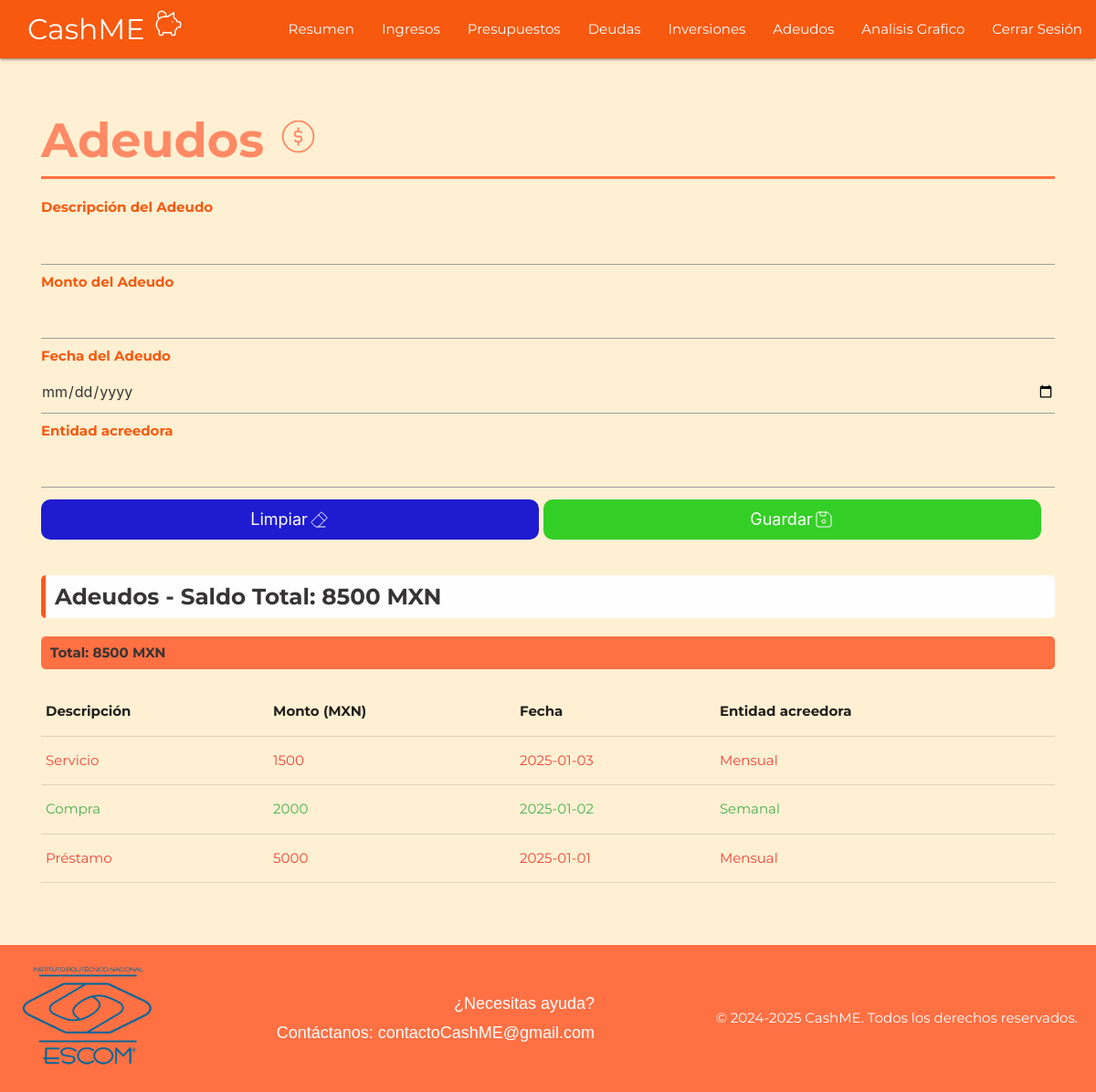
/adeudos.php (signed in), run on the app's committed database.
### tables this page shows
CREATE TABLE IF NOT EXISTS `Adeudo` (
  `idAdeudo` INT NOT NULL AUTO_INCREMENT,
  `AdeudoDesc` VARCHAR(45) NULL,
  `AdeudoMonto` FLOAT NULL,
  `AdeudoFecha` DATE NULL,
  `AdeudoCobro` VARCHAR(45) NULL,
  `AdeudoEstado` VARCHAR(45) NULL,
  `usuario_idUsuario` INT NOT NULL,
  PRIMARY KEY (`idAdeudo`),
  INDEX `fk_Adeudo_usuario1_idx` (`usuario_idUsuario` ASC) VISIBLE,
  CONSTRAINT `fk_Adeudo_usuario1`
    FOREIGN KEY (`usuario_idUsuario`)
    REFERENCES `usuario` (`idUsuario`)
    ON DELETE NO ACTION
    ON UPDATE NO ACTION);

### adeudos.php (the view, shortened to what this page needs)
<?php
    if (isset($_SESSION['user_id'])) {
        $usuario_id = $_SESSION['user_id'];
    } else {
        header("Location: loginUsuario.php");
        exit();
    }
    $conexion = mysqli_connect("localhost", "root", "123456", "dbcashme");
    $query_saldo = "SELECT SUM(AdeudoMonto) as adeudoSaldo FROM Adeudo WHERE usuario_idUsuario = $usuario_id";
    $result_saldo = mysqli_query($conexion, $query_saldo);
    $row_saldo = mysqli_fetch_assoc($result_saldo);
    $adeudoSaldo = $row_saldo['adeudoSaldo'];
?>
<!DOCTYPE html>
<html lang="en">
<head>
    <link rel="stylesheet" href="https://cdnjs.cloudflare.com/ajax/libs/materialize/1.0.0/css/materialize.min.css">
    <link href="css/styles_02.css" rel="stylesheet">
</head>
<body>
    <nav>
        <div class="nav-wrapper">
            <a href="index.html" class="brand-logo">CashME </a>
              <ul id="nav-mobile" class="right hide-on-med-and-down">
            <li><a class="sombras" href="resumen.php">Resumen</a></li>
            <li><a class="sombras" href="ingresos.php">Ingresos</a></li>
            <li><a class="sombras" href="presupuestos.php">Presupuestos</a></li>
            <li><a class="sombras" href="deudas.php">Deudas</a></li>
            <li><a class="sombras" href="inversiones.php">Inversiones</a></li>
            <li><a class="sombras" href="adeudos.php">Adeudos</a></li>
            <li><a class="sombras" href="analisis.php">Analisis Grafico</a></li>
            <li><a id="cierre" href="logout.php">   Cerrar Sesión</a></li>
            </ul>
        </div>
    </nav>
    <section id="tabla-resumen">
        <div>
            <div class="texto">
            <h5 class="center-align">Adeudos </h5>
            <div>
                <form method="POST" action="">
                <label for="AdeudoDesc">Descripción del Adeudo</label>
                <input type="text" class="ingresar" id="AdeudoDesc" name="AdeudoDesc" required>
                <label for="AdeudoMonto">Monto del Adeudo</label>
                <input type="number" class="ingresar" id="AdeudoMonto" name="AdeudoMonto" required>
                <label for="AdeudoFecha">Fecha del Adeudo</label>
                <input type="date" class="ingresar" id="AdeudoFecha" name="AdeudoFecha" required>
                <label for="AdeudoCobro">Entidad acreedora</label>
                <input type="text" class="ingresar" id="AdeudoCobro" name="AdeudoCobro" required>
                <div>
                    <button type="button" class="clear" onclick="limpiarFormulario()">Limpiar </button>
                    <button type="submit" class="save">Guardar </button>
                </div>
                </form>
            </div>
            </div>
        <br>
        <br>
        <br>
        <div>
            <h5 class="left-align headings">Adeudos - Saldo Total: <?php echo $adeudoSaldo; ?> MXN</h5>
        </div>
        <table class="highlight responsive-table">
            <?php
            $consulta = "SELECT * FROM adeudo WHERE usuario_idUsuario = '$usuario_id' ORDER BY AdeudoFecha DESC";
            $resultado = mysqli_query($conexion, $consulta);
            $adeudos = [];
            while ($mostrar = mysqli_fetch_array($resultado)) {
            $adeudos[] = $mostrar;
            }
            $adeudosPorQuincena = [];
            foreach ($adeudos as $adeudo) {
            $fecha = new DateTime($adeudo['AdeudoFecha']);
            $mes = $fecha->format('Y-m');
            $quincena = $fecha->format('d') <= 15 ? 'Primera Quincena' : 'Segunda Quincena';
            if (!isset($adeudosPorQuincena[$mes])) {
            $adeudosPorQuincena[$mes] = [
            'Segunda Quincena' => [],
            'Primera Quincena' => []
            ];
            }
            $adeudosPorQuincena[$mes][$quincena][] = $adeudo;
            }
            foreach ($adeudosPorQuincena as $mes => $quincenas) {
            foreach ($quincenas as $quincenaNombre => $quincena) {
            if (!empty($quincena)) {
            $suma = array_reduce($quincena, function ($carry, $item) {
                return $carry + $item['AdeudoMonto'];
            }, 0);
            echo "<h5 class='left-align headings1'>Total: $suma MXN</h5>";
            echo "<table class='highlight responsive-table'>";
            echo "<tr>
                <td><b>Descripción</b></td>
                <td><b>Monto (MXN)</b></td>
                <td><b>Fecha</b></td>
                <td><b>Entidad acreedora</b></td>
                </tr>";
            foreach ($quincena as $adeudo) {
                $estado_color = $adeudo['AdeudoEstado'] == 'Pagado' ? 'green-text' : 'red-text';
                echo "<tr class='{$estado_color}'>
                <td>{$adeudo['AdeudoDesc']}</td>
                <td>{$adeudo['AdeudoMonto']}</td>
                <td>{$adeudo['AdeudoFecha']}</td>
                <td>{$adeudo['AdeudoCobro']}</td>
                </tr>";
            }
            echo "</table><br>";
            }
            }
            }
            ?>
        </table>
        </div>
    </section>
    <footer class="footer">
        <div class="footer-container">
            <div class="footer-logo">
                <img src="img/logoEscom.png" alt="Logo de la empresa" class="footer-image">
            </div>
            <div class="footer-contact">
                <p>¿Necesitas ayuda?</p>
                <p>Contáctanos: contactoCashME@gmail.com</p>
            </div>
            <p>&copy; 2024-2025 CashME. Todos los derechos reservados.</p>
        </div>
    </footer>
</body>
</html>

### css/styles_02.css (style rules this page uses)
:root { --azul: rgb(30, 27, 209); --negro: #000000; --gris: #363434; --blanco: #fefefe; --nar1: #fff0d3; --nar2: #ffccbc; --nar3: #ffab91; --nar4: #ff8a65; --nar5: #ff7043; --nar6: #ff5722; --nar7: #f7590f; --rojo: rgb(224, 0, 0); --verde: #34cf26; }
body { font-family: "Montserrat", serif; font-optical-sizing: auto; font-weight: 400; font-style: normal; background-color: var(--nar1); padding: 0rem; }
.nav-wrapper { background-color: var(--nar7); }
.brand-logo { margin: 0px 30px; }
#tabla-resumen { padding: 3rem; }
.texto { font-size: 1rem; }
.headings { margin: 20px 0; padding: 10px; border-left: 5px solid var(--nar6); background-color: var(--blanco); color: var(--gris); font-weight: bold; border-radius: 5px; }
.headings1 { margin: 20px 0; padding: 10px; background-color: var(--nar5); font-size: 1rem; color: var(--gris); font-weight: bold; border-radius: 5px; }
h5.center-align { text-align: left; font-size: 3.5rem; font-weight: bold; color: var(--nar4); border-bottom: 3px solid var(--nar5); padding-bottom: 10px; margin-bottom: 20px; }
label { display: block; margin-bottom: 5px; font-weight: bold; color: var(--nar7); font-size: 1rem; }
.ingresar { width: 100%; padding: 10px; margin-bottom: 15px; border: 2px solid var(--nar6); color: var(--gris); box-sizing: border-box; }
button { width: calc(50% - 10px); padding: 10px; margin: 5px 5px 5px 0; border: none; border-radius: 10px; cursor: pointer; font-size: 1em; display: inline-block; text-align: center; float: left; }
button.save, button.clear { display: flex; align-items: center; justify-content: center; padding: 10px; font-size: 1.2rem; border-radius: 10px; cursor: pointer; border: none; text-align: center; }
button.save { background-color: var(--verde); color: var(--blanco); }
button.clear { background-color: var(--azul); color: var(--blanco); }
.footer { background-color: var(--nar5); padding: 20px; width: 100%; box-sizing: border-box; }
.footer-container { max-width: 1200px; margin: 0 auto; display: flex; justify-content: space-between; align-items: center; flex-wrap: wrap; gap: 20px; }
.footer-image { width: 150px; height: auto; }
.footer-contact { color: var(--blanco); text-align: right; font-family: Arial, sans-serif; }
.footer-contact p { margin: 5px 0; font-size: 18px; }
footer p { color: var(--blanco); }

### data on the page
adeudo: suma "8500", AdeudoDesc "Servicio", AdeudoMonto "1500", AdeudoFecha "2025-01-03", AdeudoCobro "Mensual"
adeudo: AdeudoDesc "Compra", AdeudoMonto "2000", AdeudoFecha "2025-01-02", AdeudoCobro "Semanal"
adeudo: AdeudoDesc "Préstamo", AdeudoMonto "5000", AdeudoFecha "2025-01-01", AdeudoCobro "Mensual"

### other printed values
$adeudoSaldo "8500"
